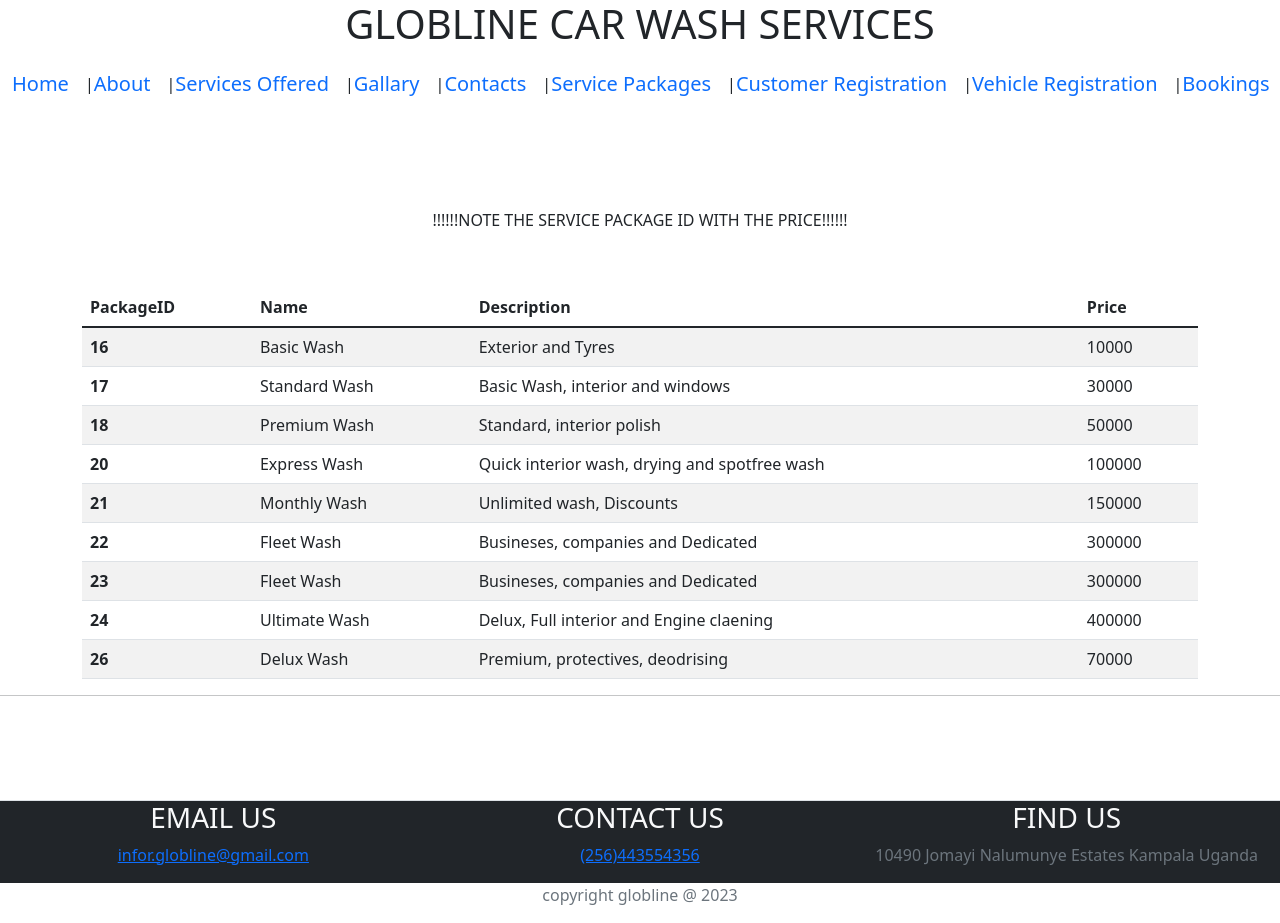
The app's page /service/ with its own data.
### bloger/models.py (models this page shows)
class ServicePack(models.Model):
      PackageID = models.AutoField(primary_key=True)
      Name = models.CharField(max_length=200)
      Description = models.CharField(max_length=200)
      Price = models.IntegerField()
      class Meta:
            verbose_name_plural = "Servicepackages"

### bloger/views.py (the view)
def service_view(request):
    if request.method == "POST":
        sform = EmployeeForm(request.POST)
        if sform.is_valid():
            sform.save()
    else:
        sform = ServiceForm()
    services = ServicePack.objects.all()
    con = {
         'services': services
    }
    return render(request, "service.html", con)

### bloger/templates/service.html (shortened to what this page needs)
<html>
    {% extends "Base.html" %}
    {% load crispy_forms_tags %}
    {% load static %}
    {% block content %}
    <p style = "text-align:center">!!!!!!NOTE THE SERVICE PACKAGE ID WITH THE PRICE!!!!!!</P>
     <br>
    <link rel = "stylesheet" href = "{% static 'css/bootstrap.min.css' %}">
<div class = "container">
    <table class = "table table-striped">
        <thead>
            <tr>
                <th scope = "col">PackageID</th>
                <th scope = "col">Name</th>
                <th scope = "col">Description</th>
                <th scope = "col">Price</th>
            </tr>
        </thead>
        <tbody>
           {% for service in services %}
        <tr>
            <th scope = "row">{{service.PackageID}}</th>
            <td>{{service.Name}}</td>
            <td>{{service.Description}}</td>
            <td>{{service.Price}}</td>
        </tr>
           {% endfor %}
        </tbody>
    </table>
</div>
    {% endblock content %}

### bloger/templates/Base.html (shortened to what this page needs)
<html lang>
    {% load crispy_forms_tags %}
    {% load static %}
<head>
</head>
<body>
  <h1 style = "text-align:center">GLOBLINE CAR WASH SERVICES</h2>
    <nav class="navbar navbar-expand-lg bg-body-tertiary">
        <div class="container-fluid">
          <a class="navbar-brand" href = "{% url 'home_page' %} ">Home</a>|
          <a class="navbar-brand" href = "{% url 'about_page' %} ">About</a>|
          <a class="navbar-brand" href = "{% url 'services_page' %} ">Services Offered</a>|
          <a class="navbar-brand" href = "{% url 'gallary_page' %} ">Gallary</a>|
          <a class="navbar-brand" href = "{% url 'contact_page' %} ">Contacts</a>|
          <a class="navbar-brand" href = "{% url 'service_page' %} ">Service Packages</a>|
          <a class="navbar-brand" href = "{% url 'customer_page' %} ">Customer Registration</a>|
          <a class="navbar-brand" href = "{% url 'vehicle_page' %} ">Vehicle Registration</a>|
          <a class="navbar-brand" href = "{% url 'appointment_page' %} ">Bookings</a>
        </div>
      </nav>
      <br>
      <br>
      <br>
      <br>
{% block content %}
{% endblock content %}
<hr class="dropdown-divider">
<br>
<br>
<br>
<br>
</body>
    <div class="container-fluid bg-dark text-light has-height-md middle-items border-top text-center wow fadeIn">
      <div class="row">
          <div class="col-sm-4">
              <h3>EMAIL US</h3>
              <P class="text-muted"><a href="mailto:asikukalid@gmail.com">infor.globline@gmail.com</a></P>
          </div>
          <div class="col-sm-4">
              <h3>CONTACT US</h3>
              <P class="text-muted"><a href="tel:0700140926">(256)443554356</a></P>
          </div>
          <div class="col-sm-4">
              <h3>FIND US</h3>
              <P class="text-muted">10490 Jomayi Nalumunye Estates Kampala Uganda</P>
          </div>
      </div>
  </div>
  <P class="text-muted" align = "center"> copyright globline @ 2023</P>
</html>

### records on screen
ServicePack: PackageID "16", Name "Basic Wash", Description "Exterior and Tyres", Price "10000"
ServicePack: PackageID "17", Name "Standard Wash", Description "Basic Wash, interior and windows", Price "30000"
ServicePack: PackageID "18", Name "Premium Wash", Description "Standard, interior polish", Price "50000"
ServicePack: PackageID "20", Name "Express Wash", Description "Quick interior wash, drying and spotfree wash", Price "100000"
ServicePack: PackageID "21", Name "Monthly Wash", Description "Unlimited wash, Discounts", Price "150000"
ServicePack: PackageID "22", Name "Fleet Wash", Description "Busineses, companies and Dedicated", Price "300000"
ServicePack: PackageID "23", Name "Fleet Wash", Description "Busineses, companies and Dedicated", Price "300000"
ServicePack: PackageID "24", Name "Ultimate Wash", Description "Delux, Full interior and Engine claening", Price "400000"
ServicePack: PackageID "26", Name "Delux Wash", Description "Premium, protectives, deodrising", Price "70000"
